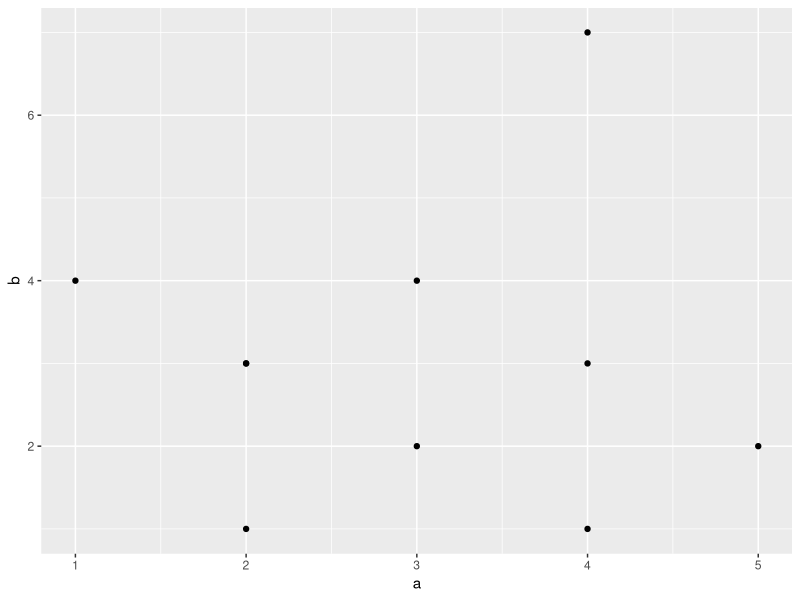
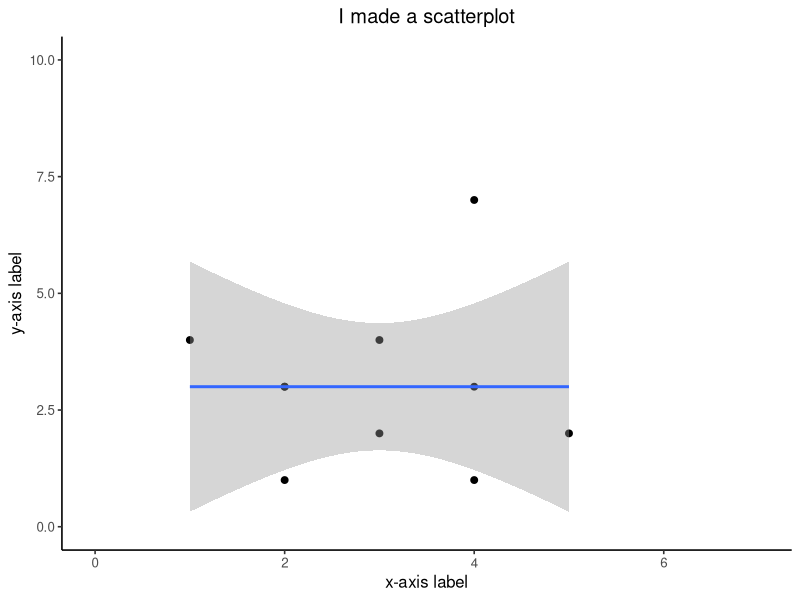
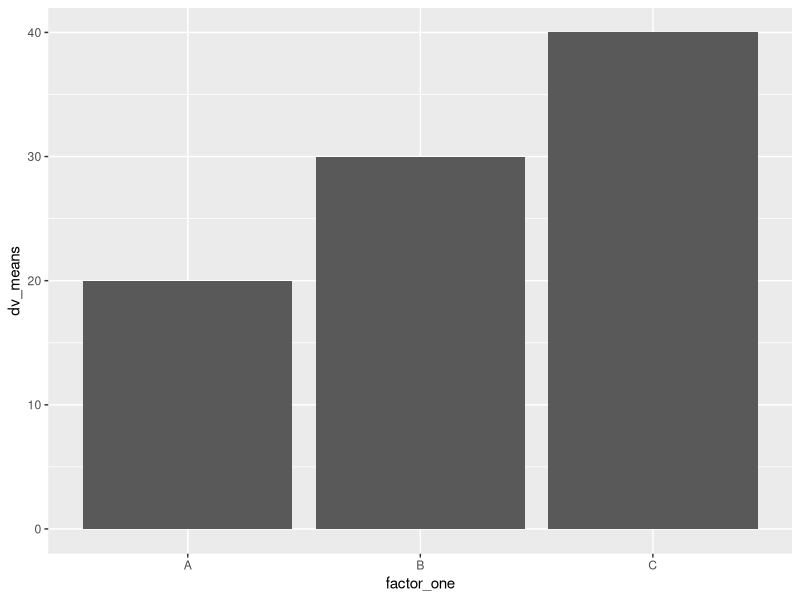
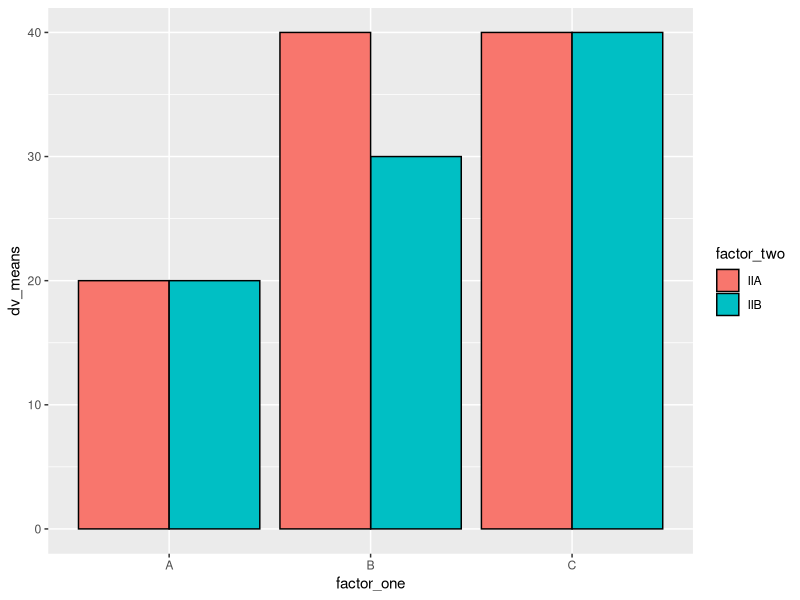
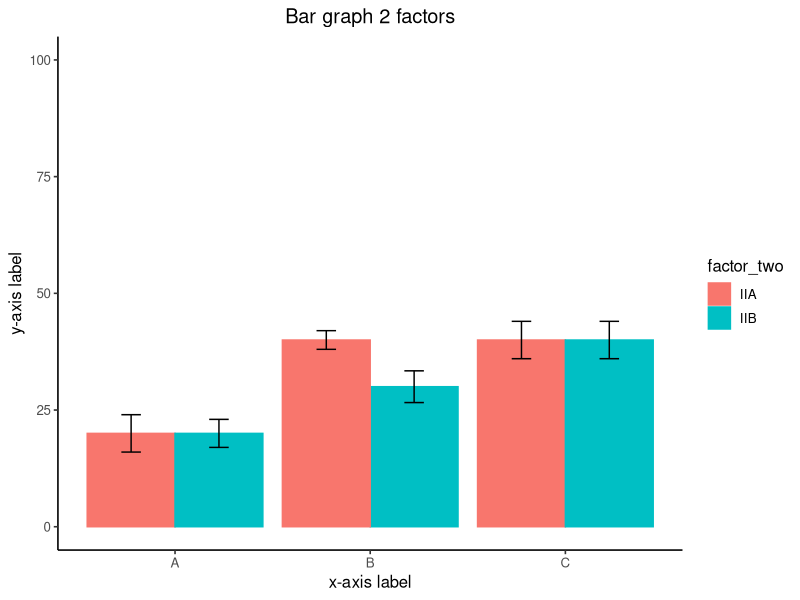
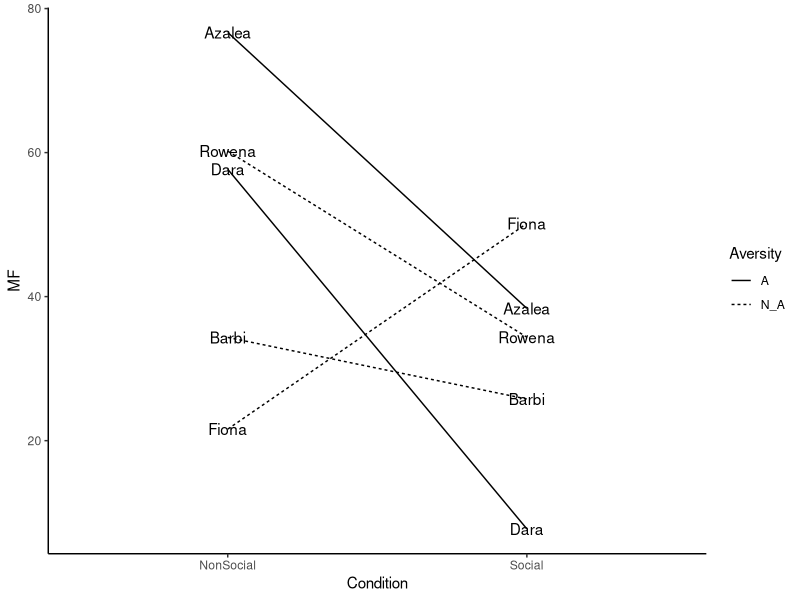

Recreate these plots in R, in order.
## ---- chunk 1
knitr::opts_chunk$set(message=FALSE,warning=FALSE, cache=TRUE)
## ---- chunk 2
a<- 1
b<-"Hello World"
d<-"3"
print(a)

class(d)

vector<- c(1,2,3,4,5,6,7,8)
vector[2:4]
vector[c(2,2,2,2,2)]
vector[vector <6] # show the numbers less than 7
vector[vector>=6] # greater or equal to 6
vector[vector!=4] # show numbers that are not 5

vector[8]<-3000 # put 3000 in the place of 8th number
vector

vector[1:2] <- 10

class(vector)
vector[7]<- "j" # put a number in the 7th place in the vector

vector

a<-c("1","2","3")
class(a)
b<- a
class(b)
as.numeric(b) # store charecters 123 as a number

a<- "ljjasjdflsjasf;lasdjflk;asdjfl;asdjfl"
strsplit(a,split="") # if you had a paragraph and you wanted to split the paragraph or put a period in R

a[1]

b[(1)][5]

example_list <- list(a=11, b=4, d=c(1,2,3,4))
example_list


data.frame() # particular way of structuring data


f<- matrix(0,nrow = 5, ncol = 3) # creating 5 rows and 3 columns

first_names <- c("asdf", "Asdfasd","asdfasdf")
ages<-c(3343,23122,67456)
grades<-c(89,56,99)

everybody <- data.frame(first_names,ages,grades)

everybody$ages[2] <- 12
## ---- chunk 3
data1 <- c(1,2,3)
data1[1]
data1[-1]

## ---- chunk 4
add_one <- function(x){
  return(x+1)
}
  add_one(9)


## ---- chunk 5
add_one <- function(x) return(x+1)

  add_one(7)


## ---- chunk 6
roll_dice <- function(x){
  return(sample(1:6,1))

}
  roll_dice()

## ---- chunk 7
x <- c(1,2,3)
my_sum <- function(x){  # this is declaring a funtion
  get_sum<-sum(x)
  return(get_sum)
}
# to declare a variable
  a <- c(1,2,3)
## ---- chunk 8
ranged_mean  <- function(x, min_val, max_val){
  restricted_values <- x[x>min_val & x < max_val]
  return(mean(restricted_values))

}
  some_numbers <-c(3,4,3,2,3,4,5,6,7,8,8,8,9,8)
  ranged_mean(some_numbers,3,9)

## ---- chunk 9
Names <- c("Peter", "Paul", "Mary",NA)
Ages <- c(100,120,90, 80)
Sex <- c("M","M","F",NA)

my_dataframe <- data.frame(Names,Ages,Sex) # start adding things in the perenthesis
## ---- chunk 10
library(ggplot2)
a <- c(1,2,3,2,3,4,5,4, 4, 2)
b <- c(4,3,4,3,2,1,2,3, 7, 1)
plot_df <- data.frame(a,b)
ggplot(plot_df, aes(x=a,y=b))+
  geom_point()
  
# basic scatterplot
#ggplot(plot_df, aes(x=a,y=b))+
 # geom_point()

## ---- chunk 11
ggplot(NULL, aes(x=a,y=b))+
  geom_point(size=2)+
  geom_smooth(method=lm)+ # this is linear regression line
  coord_cartesian(xlim=c(0,7),ylim=c(0,10))+ # if you want to increase a range
  xlab("x-axis label")+ # change a name of x axis
  ylab("y-axis label")+
  ggtitle("I made a scatterplot")+ # add a title
  theme_classic(base_size=12)+ # classic background; base size is the size of the font from 12 to whatever
  theme(plot.title = element_text(hjust = 0.5))
## ---- chunk 12
factor_one <- as.factor(c("A","B","C"))
dv_means <- c(20,30,40)
dv_SEs   <- c(4,3.4,4)
plot_df <- data.frame(factor_one,
                      dv_means,
                      dv_SEs)
ggplot(plot_df, aes(x=factor_one,y=dv_means))+ # what do you want to go into x and y axis
  geom_bar(stat="identity")

## ---- chunk 13
factor_one <- rep(as.factor(c("A","B","C")),2) # this 2 means repeat ABC twice
factor_two <- rep(as.factor(c("IIA","IIB")),3)
dv_means <- c(20,30,40,20,40,40)
dv_SEs   <- c(4,3.4,4,3,2,4)
plot_df <- data.frame(factor_one,
                      factor_two,
                      dv_means,
                      dv_SEs)

# basic bar graph

ggplot(plot_df, aes(x=factor_one,y=dv_means, # aestetics definition has gotten 
                    group=factor_two, 
                   # color=factor_two))+  # color here means the border collor
                    fill=factor_two))+
  geom_bar(stat="identity", 
           position="dodge",
           color="black")
## ---- chunk 14
ggplot(plot_df, aes(x=factor_one,y=dv_means,
                    group=factor_two,
                    color=factor_two,
                    fill=factor_two))+
  geom_bar(stat="identity", position="dodge")+
  geom_errorbar(aes(ymin=dv_means-dv_SEs,
                    ymax=dv_means+dv_SEs),
                position=position_dodge(width=0.9),
                width=.2,
                color="black")+
  coord_cartesian(ylim=c(0,100))+
  xlab("x-axis label")+
  ylab("y-axis label")+
  ggtitle("Bar graph 2 factors")+
  theme_classic(base_size=12)+
  theme(plot.title = element_text(hjust = 0.5))

## ---- chunk 15
Names <-rep(c("Dara", "Azalea", "Barbi", "Rowena", "Fiona"),each=2)
MF <- rnorm(10,45,25) # 10 is the number of numbers you want, and 45 to 25 is the range
Condition <- rep(c("Social","NonSocial"),5)
Aversity <- rep(c("A","N_A" ),times=c(4,6))
  plot_df <- data.frame(Names, MF, Condition, Aversity)
  
  ggplot(plot_df, aes(x=Condition, y=MF, group=Names, linetype=Aversity))+
    geom_line()+
    geom_text(label=Names)+
    theme_classic()
